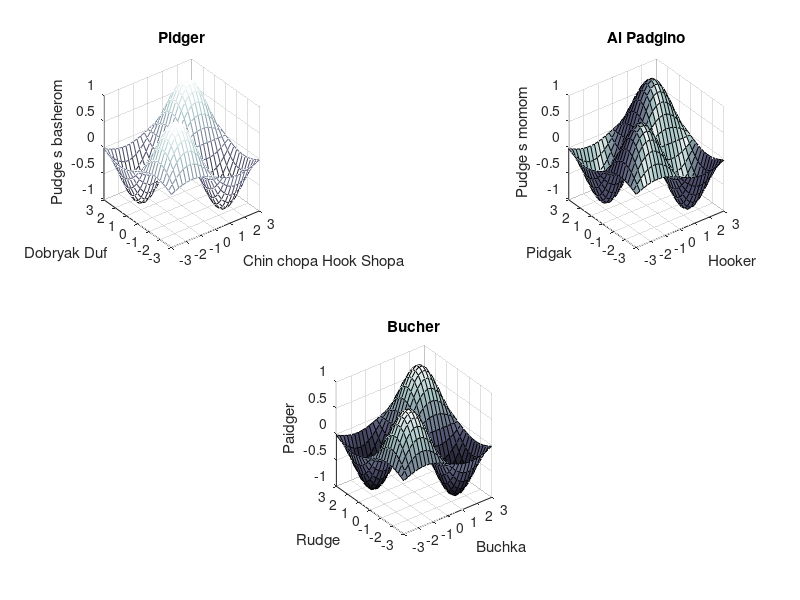

MATLAB code for this plot: (Note: this script raises an error after producing the figure.)
grid on

x = linspace(0, 3.14, 100);
y = sin(x);
a = [1:100];

%plot(x, y.*a);

t = linspace(0, 50, 100)
x = t .* cos(t);
y = t .* sin(t);

hold on
% hold off
%polar(t, x)
%polar(t, y)
%polar(t, sin(4 * t))
p = 0.5;
%comet(x, y, p)
%bar(x);
%hist(x);
hold off
%plot3(x, y, t);
[X, Y] = meshgrid([-3:0.25:3], [-3:0.25:3]);
Z = sin(X) .* sin(Y);


colormap(bone)
shading flat
subplot(2, 3, 1);
mesh(X, Y, Z);
title('Pidger')
xlabel('Chin chopa Hook Shopa')
ylabel('Dobryak Duf')
zlabel('Pudge s basherom')

subplot(2, 3, 5);
surf(X, Y, Z);
title('Bucher')
xlabel('Buchka')
ylabel('Rudge')
zlabel('Paidger')

subplot(2, 3, 3);
surfl(X, Y, Z);
title('Al Padgino')
xlabel('Hooker')
ylabel('Pidgak')
zlabel('Pudge s momom')

alpha(0)
view(45, 45)


%{
u = linspace(0, 2 * pi, 40);
v = linspace(0, 2 * pi, 20);
[U, V] = meshgrid(u, v);

x = (5 + 2 * cos(V)) .* cos(U);
y = (5 + 2 * cos(V)) .* sin(U);
z = 2 .* sin(V);

surf(x, y, z)
axis([-10 10 -10 10 -10 10])
%}

%{
u = linspace(0, 2 * pi, 50);
v = linspace(-0.1, 0.1, 50);
[U, V] = meshgrid(u, v);

x = cos(U) + V .* cos(U / 2) .* cos(U);
y = sin(U) + V .* cos(U / 2) .* sin(U);
z = V * sin(U / 2);

surf(x, y, z)
%}

%{
hold on
a = 10; b = 10;
u = linspace(0, pi, 50);
v = linspace(0, 2 * pi, 50);
[U, V] = meshgrid(u, v);
r = 1 - cos(U ./ 2);

x = a .* cos(U) .* (1 + sin(U)) + r .* cos(U) .* cos(V);
y = b .* sin(U) + r .* sin(U) .* cos(V);
z = r .* sin(V);

surf(x, y, z)

u = linspace(0, 2 * pi, 50);
v = linspace(0, 2 * pi, 50);
[U, V] = meshgrid(u, v);
r = 1 - cos(U ./ 2);

x = a .* cos(U) .* (1 + sin(U)) + r .* cos(V + pi);
y = b .* sin(U);
z = r .* sin(V);

surf(x, y, z)
%}



